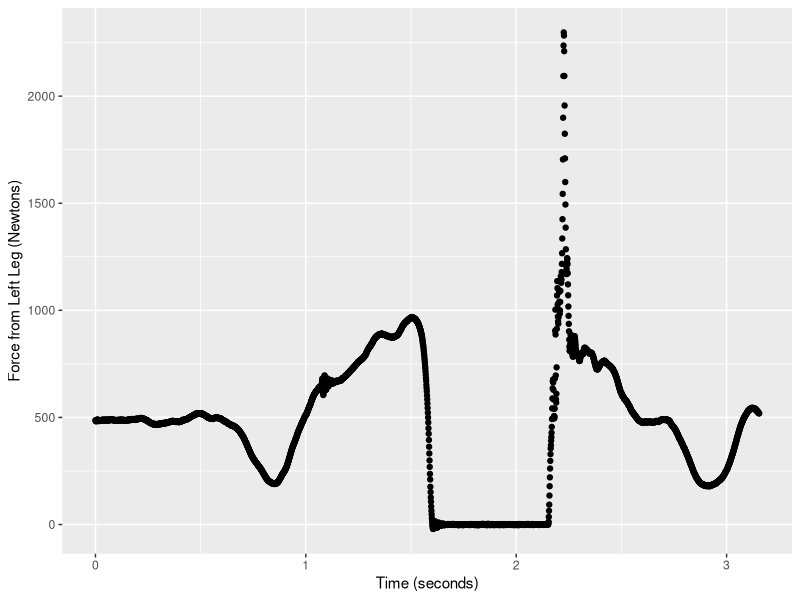
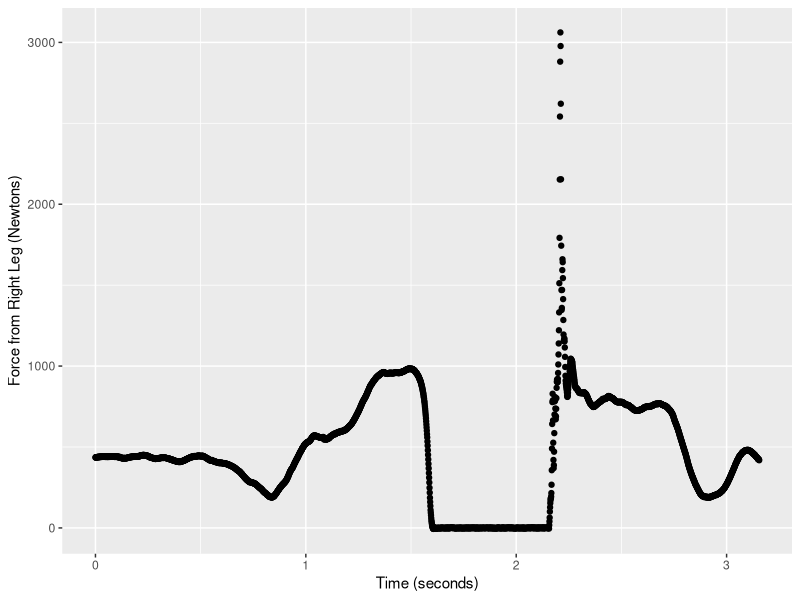
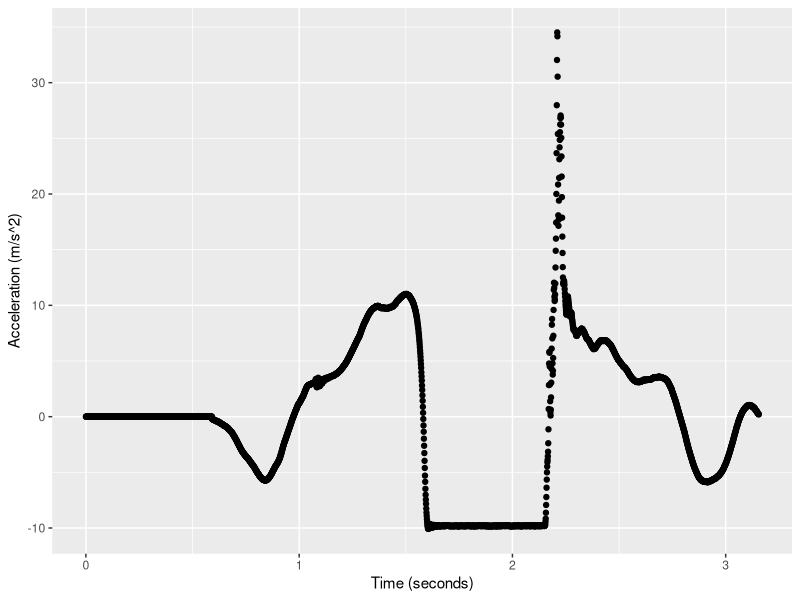
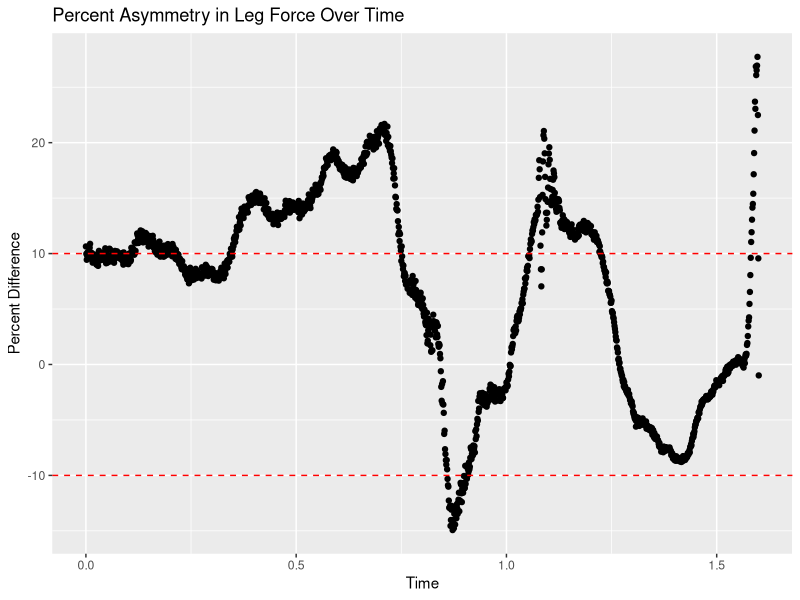
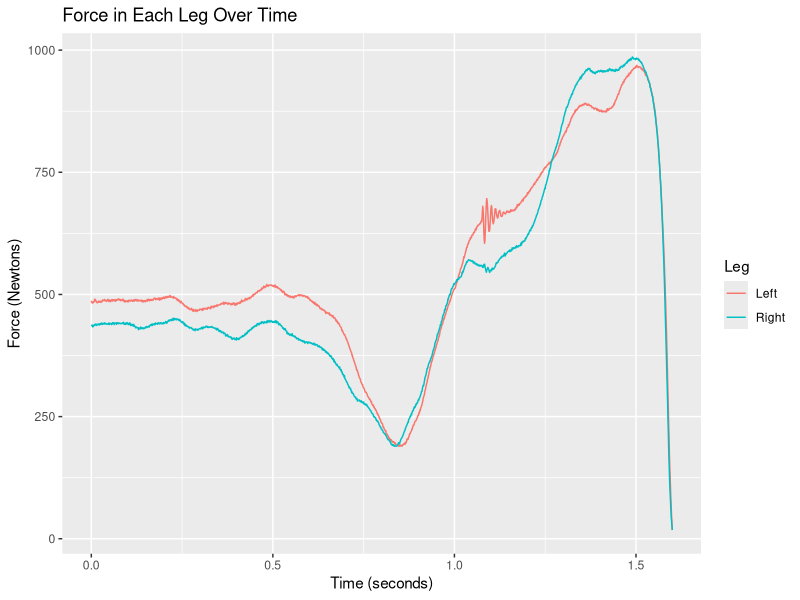
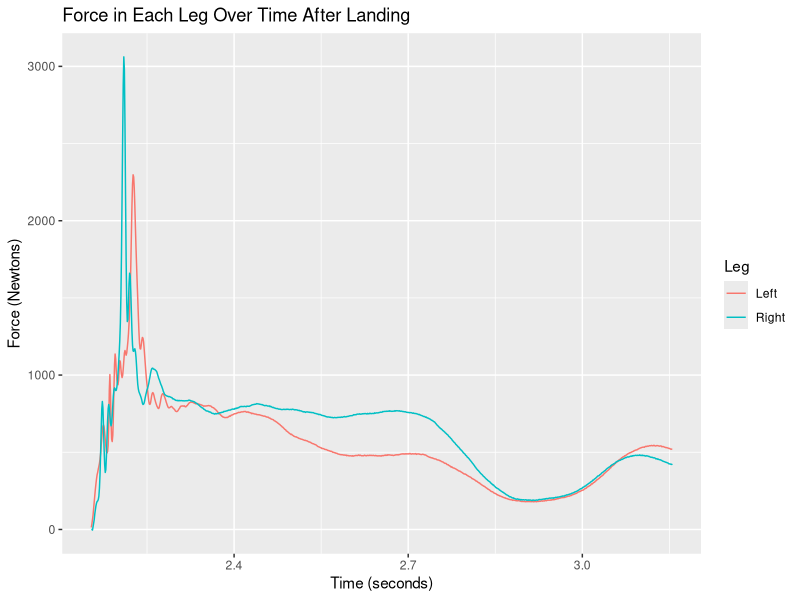

Here is the R script that generated these plots, in order:


rm(list=ls())

library(ggplot2)

data <-read.csv("CJ CMJ-Countermovement Jump-2022.09.02-10.33.20-Trial1 - CJ CMJ-Countermovement Jump-2022.09.02-10.33.20-Trial1.csv",
                skip=9)

# Change time to normalize to 0
data$Time <- data$Time - min(data$Time)

T <- nrow(data)

# re-arrange data to be able to plot left leg against right leg
data_tidy <- data.frame(Time=data$Time, Force=data$Z.Left, Leg="Left")

data_tidy <- rbind(data_tidy, data.frame(Time=data$Time, Force=data$Z.Right,
                                         Leg="Right"))

head(data_tidy)

plot_left <- ggplot(data, aes(x=Time, y=Z.Left)) + geom_point() +
  ylab("Force from Left Leg (Newtons)") + xlab("Time (seconds)")

plot_left

plot_right <- ggplot(data, aes(x=Time, y=Z.Right)) + geom_point() +
  ylab("Force from Right Leg (Newtons)") + xlab("Time (seconds)")

plot_right



# Acceleration plot

plot_acc <- ggplot(data, aes(x=Time, y=Acceleration)) + geom_point() +
  ylab("Acceleration (m/s^2)") + xlab("Time (seconds)") 
# + geom_vline(xintercept=1375, color="orange") + geom_vline(xintercept=974, color="orange") +
#   geom_vline(xintercept=593, color="orange")

plot_acc

# Calculate the percentage difference between force from left and right legs
# in the z direction at each time
data$pct_diff <- (data$Z.Left - data$Z.Right)/pmax(data$Z.Left, data$Z.Right)*100
data$abs_pct_diff <- abs(data$Z.Left - data$Z.Right)/pmax(data$Z.Left, data$Z.Right)*100




data_tidy[data_tidy$Time >= 47.2 & data_tidy$Time <= 47.4, ]

data[data$Time >= 47.2 & data$Time <= 47.4, "Acceleration"]

# Find standing phase: acceleration 0
# Looks like rows 1 - 592, so until time 46.304
# data[2100:2600, c("Time", "Acceleration")]
print("Average absolute asymmetry during standing phase:")
standing_inds <- 1:592
avg_standing_asymmetry <- mean(data[standing_inds, "abs_pct_diff"])
print(paste(round(avg_standing_asymmetry*100, 4), "%", sep=""))

# Summary statistics
print(summary(data[standing_inds, "abs_pct_diff"]))
print(sd(data[standing_inds, "abs_pct_diff"]))

print(summary(data[standing_inds, "Z.left"]))
print(sd(data[standing_inds, "Z.left"]))

# Find unweighting phase: acceleration negative
# Rows 593 - 973, so time 46.305 - 46.685
print("Average absolute asymmetry during unweighting phase:")
unweighting_inds <- 593:973
avg_unweighting_asymmetry <- mean(data[unweighting_inds, "abs_pct_diff"])
print(paste(round(avg_unweighting_asymmetry*100, 4), "%", sep=""))

print(summary(data[unweighting_inds, "abs_pct_diff"]))
print(sd(data[unweighting_inds, "abs_pct_diff"]))

# Find breaking phase: acceleration positive
# Rows 974 - 1374, so time 46.686 - 47.086
print("Average absolute asymmetry during breaking phase:")
breaking_inds <- 974:1374
avg_breaking_asymmetry <- mean(data[breaking_inds, "abs_pct_diff"])
print(paste(round(avg_breaking_asymmetry*100, 4), "%", sep=""))

print(summary(data[breaking_inds, "abs_pct_diff"]))
print(sd(data[breaking_inds, "abs_pct_diff"]))

# Find propulsion phase: acceleration peaks and starts declining
# Rows 1375 - 1601, so time 47.087 - ???
print("Average absolute asymmetry during propulsion phase:")
propulsion_inds <- 1375:1601
avg_propulsion_asymmetry <- mean(data[propulsion_inds, "abs_pct_diff"])
print(paste(round(avg_propulsion_asymmetry*100, 4), "%", sep=""))

print(summary(data[propulsion_inds, "abs_pct_diff"]))
print(sd(data[propulsion_inds, "abs_pct_diff"]))

# Landing rows: 2155 - T
landing_inds <- 2155:T

# In the air: acceleration -9.8

df_plot <- data[c(standing_inds, unweighting_inds, breaking_inds,
                  propulsion_inds), ]

plot_pct_diff <- ggplot(df_plot, aes(x=Time, y= pct_diff)) + geom_point() +
  geom_hline(yintercept=10, color="red", linetype = "dashed") +
  geom_hline(yintercept=-10, color="red", linetype = "dashed") +
  ylab("Percent Difference") + ggtitle("Percent Asymmetry in Leg Force Over Time")

plot_pct_diff

df_tidy_plot <- data_tidy[c(standing_inds, unweighting_inds, breaking_inds,
                            propulsion_inds, standing_inds + T,
                            unweighting_inds + T, breaking_inds + T,
                            propulsion_inds + T), ]

plot_both_pre <- ggplot(df_tidy_plot, aes(x=Time, y=Force, color=Leg)) +
  geom_line() + ylab("Force (Newtons)") + xlab("Time (seconds)") +
  ggtitle("Force in Each Leg Over Time")
# + geom_vline(xintercept=1375, color="orange") + geom_vline(xintercept=974, color="orange") +
# geom_vline(xintercept=593, color="orange")

plot_both_pre 

# plot_both + scale_y_log10()

df_tidy_landing_plot <- data_tidy[c(landing_inds, landing_inds + T), ]

plot_both_landing <- ggplot(df_tidy_landing_plot, aes(x=Time, y=Force, color=Leg)) +
  geom_line() + ylab("Force (Newtons)") + xlab("Time (seconds)") +
  ggtitle("Force in Each Leg Over Time After Landing")
# + geom_vline(xintercept=1375, color="orange") + geom_vline(xintercept=974, color="orange") +
# geom_vline(xintercept=593, color="orange")

plot_both_landing





